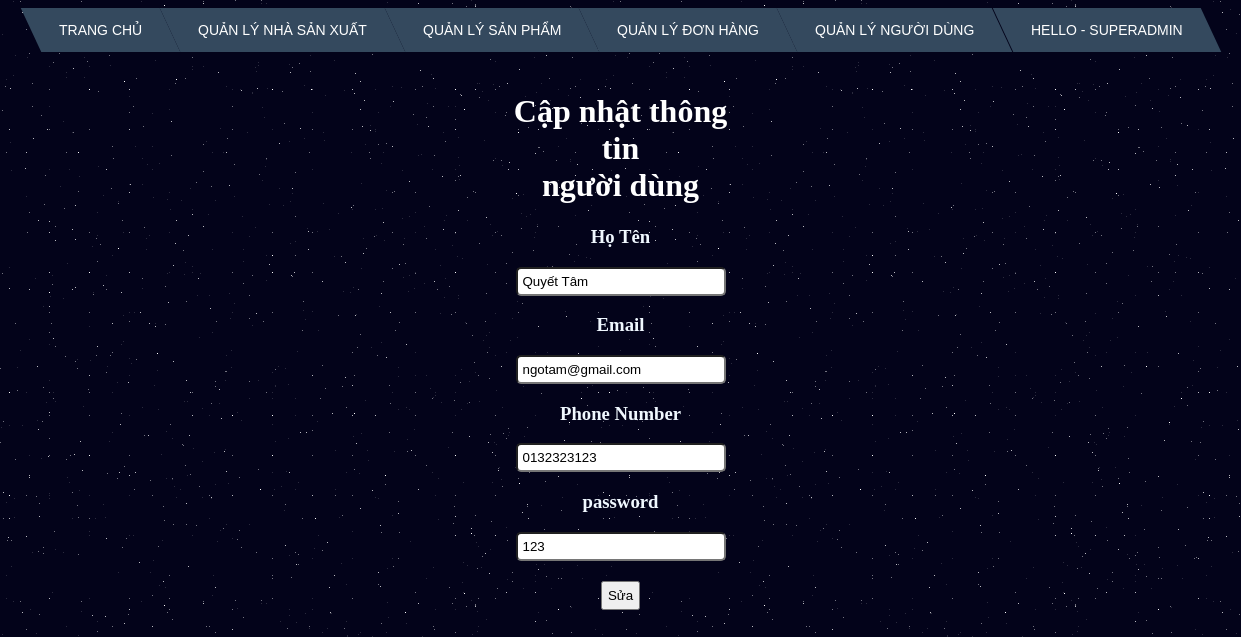
/admin/customers/form_update.php?id=8 (signed in), run on the app's committed database.
### tables this page shows
CREATE TABLE `customers` (
  `id` int(11) NOT NULL,
  `name` varchar(50) NOT NULL,
  `email` varchar(50) NOT NULL,
  `password` varchar(200) NOT NULL,
  `phone_number` varchar(15) NOT NULL,
  `address` varchar(200) NOT NULL,
  `token` varchar(50) DEFAULT NULL
);

### admin/customers/form_update.php (the view, shortened to what this page needs)
<!DOCTYPE html>
<html lang="en">
<head>
    <link rel="stylesheet" href="../css/menu.css">
    <link rel="stylesheet" href="../css/form.css">
    <link rel="stylesheet" href="../css/bg-galaxy.css">
</head>
<body>
    <?php
    $id = $_GET['id'];
    require '../connect.php';
    $sql = "select * from customers where id = '$id'";
    $result = mysqli_query($connect, $sql);
    $each =  mysqli_fetch_array($result);
    include '../menu.php'
    ?>
    <form action="process_update.php" method="POST">
        <h1>Cập nhật thông tin<br> người dùng</h1>
        <h3>Họ Tên</h3>
        <input type="text" name="name" value="<?php echo $each['name'] ?>">
        <br>
        <h3>Email</h3>
        <input type="text" name="email" value="<?php echo $each['email'] ?>">
        <br>
        <h3>Phone Number</h3>
        <input type="text" name="phone" value="<?php echo $each['phone_number'] ?>">
        <br>
        <h3>password</h3>
        <input type="text" name="password" value="<?php echo $each['password'] ?>">
        <br>
        <button>Sửa</button>
    </form>
</body>
</html>

### admin/css/menu.css (style rules this page uses)
h1 { color: #fff; }

### admin/css/form.css (style rules this page uses)
form { margin: auto; width: 20%; border-radius:5px ; text-align: center; padding: 20px; color: aliceblue; }
input { width: 80%; padding: 5px 5px; border-radius: 5px; }
button { text-align: center; margin-top: 20px; padding:5px }

### admin/css/bg-galaxy.css (style rules this page uses)
body { background-color: #03031A; }

### data on the page
customers: name "Quyết Tâm", email "ngotam@gmail.com", phone "0132323123", password "123"

### other printed values
$_SESSION['name'] "SUPERADMIN"
